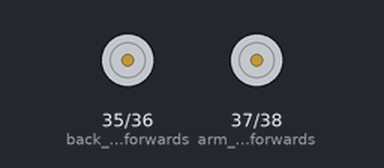
The sketch below on a simulated Arduino Mega 2560, built with avr-gcc and run on an emulated ATmega2560. Shown: motor-driver pin pairs drawn as motors (green arrow = first pin HIGH = forward, orange = second pin HIGH = backward, longer = more drive).

Above: at 0.2 s.
At 3.5 s:
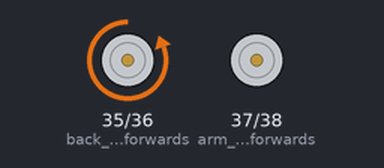
At 5.5 s:
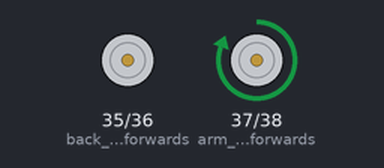
At 10.0 s:
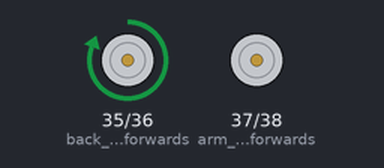
Timing chart, 0 to 11.1 s (numbered marks = the images above):
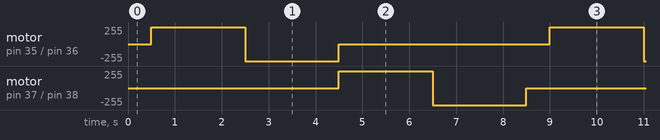

The sketch:

motor-test-1.ino
```cpp
void setup() {
  pinMode(35, OUTPUT); //back motor forwards
  pinMode(36, OUTPUT); //back motor backwards
  pinMode(37, OUTPUT); //arm motor forwards
  pinMode(38, OUTPUT); //arm motor backwards

}

void loop() {
  digitalWrite(35, LOW);
  digitalWrite(36, LOW);
  digitalWrite(37, LOW);
  digitalWrite(38, LOW);
  delay(500);


  digitalWrite(35, HIGH);
  delay(2000);

  digitalWrite(35, LOW);
  digitalWrite(36, HIGH);
  delay(2000);

  digitalWrite(36, LOW);
  digitalWrite(37, HIGH);
  delay(2000);

  digitalWrite(37, LOW);
  digitalWrite(38, HIGH);
  delay(2000);


}
```

Measured:
- by itself, motor on pin 35 (back_motor_forwards) / pin 36 (back_motor_backwards), motor on pin 37 (arm_motor_forwards) / pin 38 (arm_motor_backwards): repeats every 8.5 s: backward 255/255 2.0 s, stopped 4.5 s, forward 255/255 2.0 s
